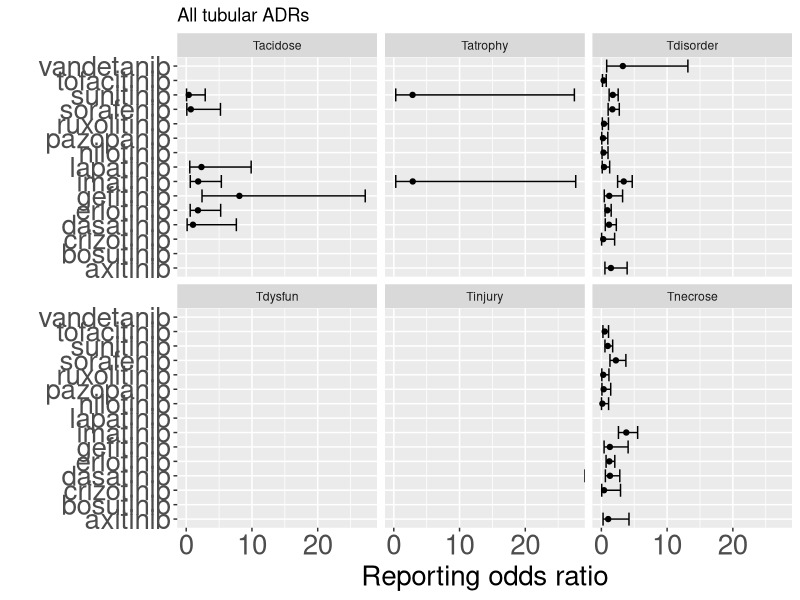
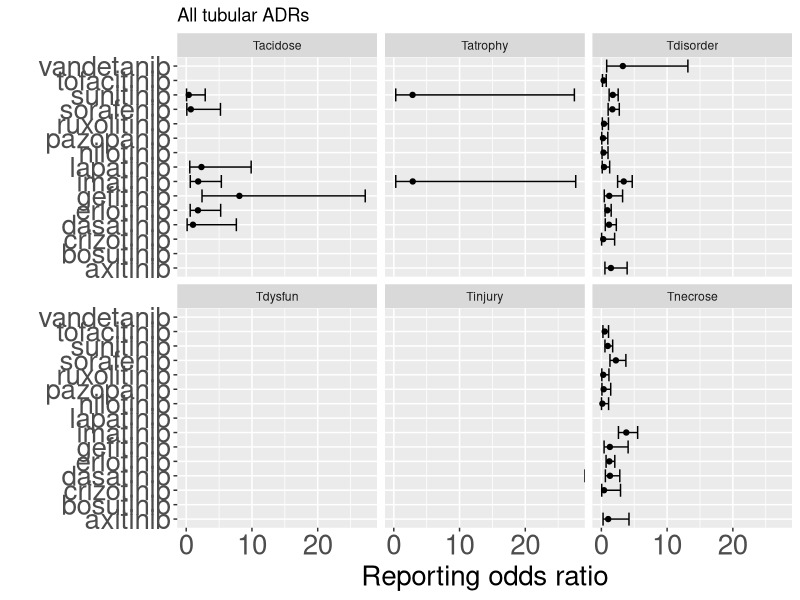
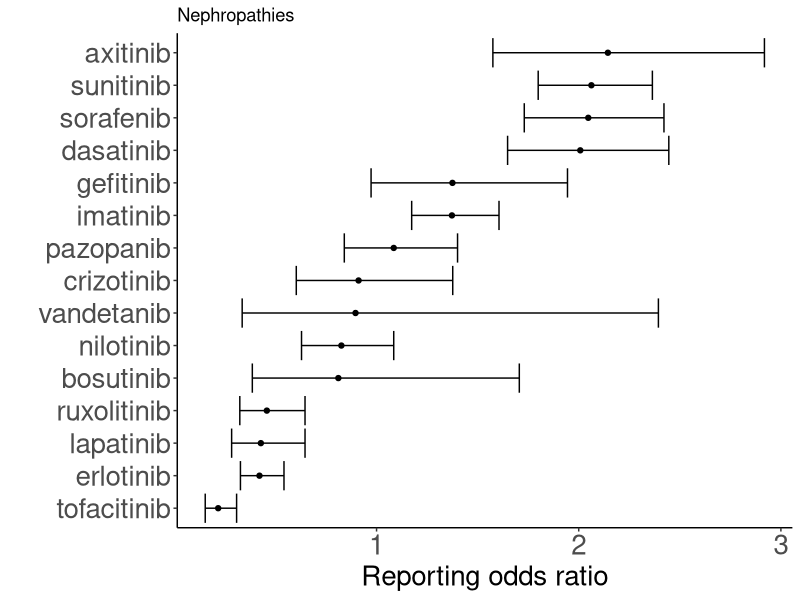
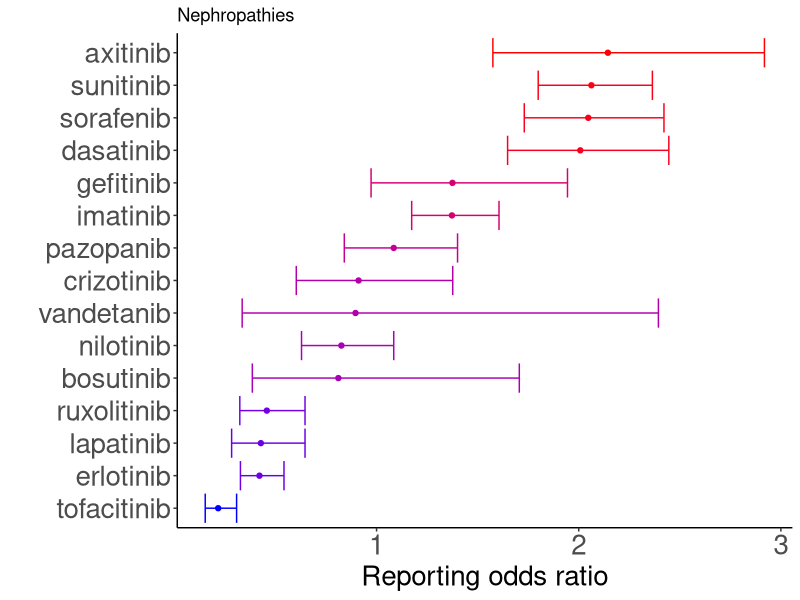
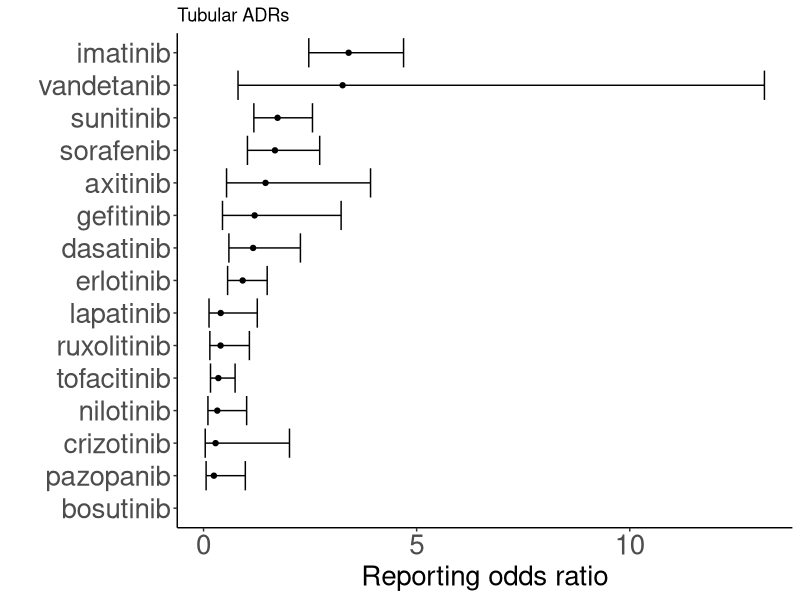
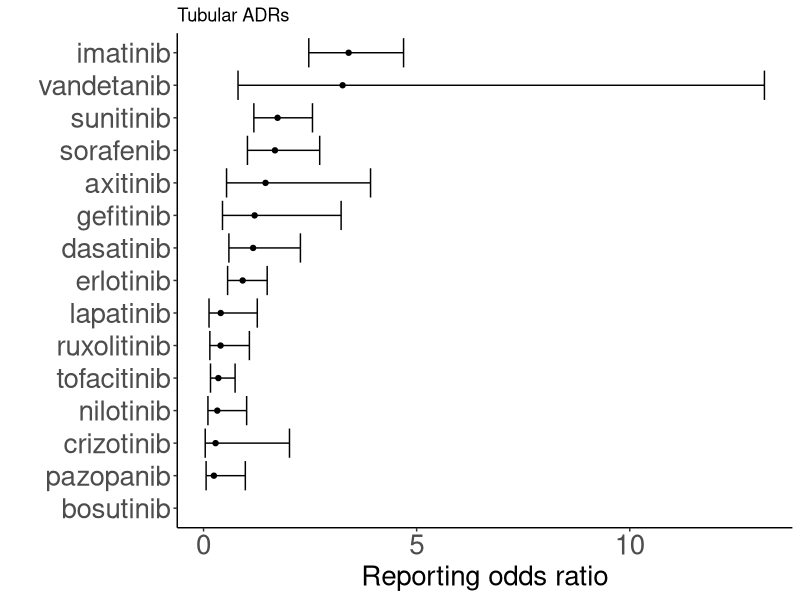
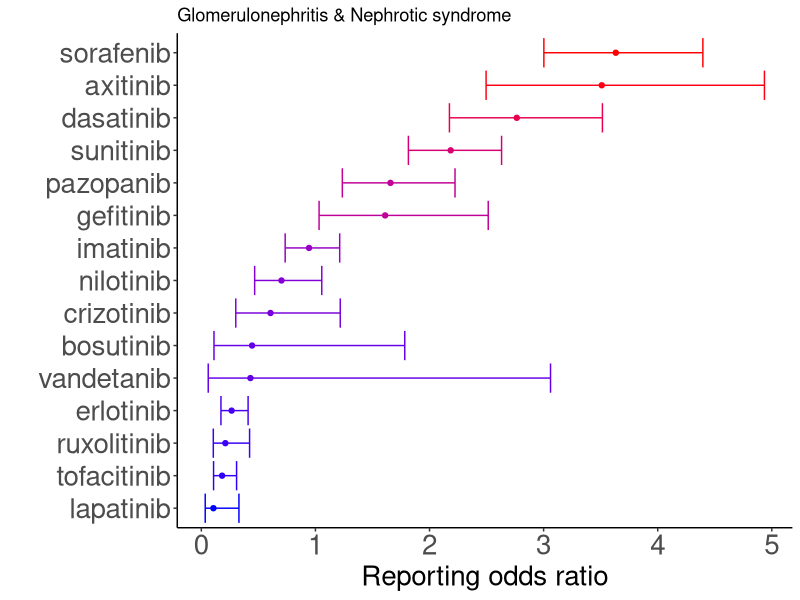
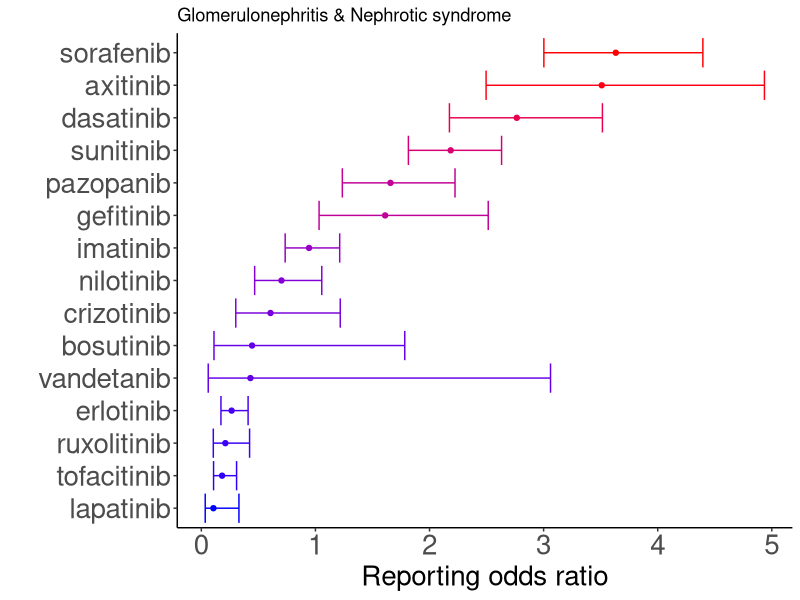

These figures' R source, in order: (Note: this script raises an error after producing the figures.)
######################################################################
# Script for analysis of FAERS dataset for Dasatinib renal toxicity  #
######################################################################

# Import FAERS frequency counts from the AERSMINE resource
dat<-read.table("data/aersMineExploreDataSet_4372 additional renal ADRS.tsv",skip=5,header=TRUE,sep="\t")

# Remove irrelevant columns
dat<-dat[,-grep("FDR|Fishers",names(dat)),]
dat<-dat[,13:24]

# Define renal ADRs of interest and assign to dataset
ADRs<-c("glomnephritisNS",
        "nephropathies",
        "hypertension",
        "RenalDisorderExclNephr",
        "Tdisorder",
        "Tnecrose",
        "Tacidose",
        "Tatrophy",
        "Tdysfun",
        "Tinjury"                       )
names(dat)[3:12]<-ADRs

# Clean up dataset
remComma<-function(x){return(as.numeric(gsub(pattern = "\\,","",x)))}

dat[,3]<-remComma(dat[,3])
dat[,4]<-remComma(dat[,4])
dat[,5]<-remComma(dat[,5])
dat[,6]<-remComma(dat[,6])
dat[,7]<-remComma(dat[,7])
dat[,8]<-remComma(dat[,8])
dat[,9]<-remComma(dat[,9])
dat[,10]<-remComma(dat[,10])
dat[,11]<-remComma(dat[,11])
dat[,12]<-remComma(dat[,12])
dat$Total_Drugs_Reports<-remComma(dat$Total_Drugs_Reports)

# Select kinase inhibitors
drugsOI<-as.character(dat$Drugs[grep("nib",dat$Drugs)])
dat<-dat[dat$Drugs %in% c(drugsOI,"Unique Patients"),]

# Compute RORs.

library(dplyr)

res<-data.frame()
for(tox in ADRs){
  
  for(d in drugsOI){
    
    dycy = dat[dat$Drugs==d,tox]  
    dycn = dat$Total_Drugs_Reports[dat$Drugs==d]   - dycy
    
    if(tox == "glomnephritisNS")        dncy <- sum(dat$glomnephritisNS[dat$Drugs != d & dat$Drugs != "Unique Patients"],na.rm=T) 
    if(tox == "nephropathies")          dncy <- sum(dat$nephropathies[dat$Drugs != d & dat$Drugs != "Unique Patients"],na.rm=T)  
    if(tox == "hypertension")           dncy <- sum(dat$hypertension[dat$Drugs != d & dat$Drugs != "Unique Patients"],na.rm=T) 
    if(tox == "RenalDisorderExclNephr") dncy <- sum(dat$RenalDisorderExclNephr[dat$Drugs != d & dat$Drugs != "Unique Patients"],na.rm=T) 
    if(tox == "Tdisorder")              dncy <- sum(dat$Tdisorder[dat$Drugs != d & dat$Drugs != "Unique Patients"],na.rm=T) 
    if(tox == "Tnecrose")               dncy <- sum(dat$Tnecrose[dat$Drugs != d & dat$Drugs != "Unique Patients"],na.rm=T) 
    if(tox == "Tacidose")               dncy <- sum(dat$Tacidose[dat$Drugs != d & dat$Drugs != "Unique Patients"],na.rm=T) 
    if(tox == "Tatrophy")               dncy <- sum(dat$Tatrophy[dat$Drugs != d & dat$Drugs != "Unique Patients"],na.rm=T) 
    if(tox == "Tdysfun")                dncy <- sum(dat$Tdysfun[dat$Drugs != d & dat$Drugs != "Unique Patients"],na.rm=T) 
    if(tox == "Tinjury")                dncy <- sum(dat$Tinjury[dat$Drugs != d & dat$Drugs != "Unique Patients"],na.rm=T) 
    
    dncn = sum(dat$Total_Drugs_Reports[dat$Drugs != d],na.rm=T) - dncy
    
    orr=(dycy / dycn)/ (dncy / dncn)
    ln_orr<-log(orr)
    SE_ln_orr <- sqrt((1/dycy) + (1/dycn) + (1/dncy) + (1/dncn))
    lnCIup<-ln_orr+1.96 * SE_ln_orr
    lnCIdown<-ln_orr-1.96 * SE_ln_orr
    CIup<-exp(lnCIup)
    CIdown<-exp(lnCIdown)
    
    res<-rbind(res,data.frame(tox=tox,drug=d,ror=orr,CIup=CIup,CIdown=CIdown,dycy=dycy,dycn=dycn))
  }
}

# Define specific KIs of interest
drugsOI<-c("axitinib" ,    "crizotinib" , "dasatinib",   "erlotinib"  ,
           "gefitinib"  ,"imatinib"  ,  "ruxolitinib" ,"lapatinib"  , "nilotinib" ,
           "pazopanib" ,  "sorafenib"  , "sunitinib" ,  "vandetanib"  ,"tofacitinib",
           "bosutinib" )
res$drug<-as.character(res$drug)

# Select from ROR analysis only KIs of interest
res<-res[res$drug %in% drugsOI,]
res$ror[is.infinite(res$ror)]<-NA


# Generate figures
library(ggplot2)

# Figure all tubular
ggplot(data=res[res$tox %in% c( "Tdisorder",
                                "Tnecrose",
                                "Tacidose",
                                "Tatrophy",
                                "Tdysfun",
                                "Tinjury"     ),])+
  geom_point(aes(x=drug,y=ror))+
  geom_errorbar(aes(x=drug,ymin=CIdown,ymax=CIup))+
  ggtitle("All tubular ADRs")+
  ylab("Reporting odds ratio")+xlab("")+
  coord_flip()+facet_wrap(~tox)+
  theme(legend.position="none",
        axis.text = element_text(size=20),
        axis.title = element_text(size=20))
dev.off()

ggplot(data=res[res$tox %in% c( "Tdisorder",
                                "Tnecrose",
                                "Tacidose",
                                "Tatrophy",
                                "Tdysfun",
                                "Tinjury"     ),])+
  geom_point(aes(x=drug,y=ror))+
  geom_errorbar(aes(x=drug,ymin=CIdown,ymax=CIup))+
  ggtitle("All tubular ADRs")+
  ylab("Reporting odds ratio")+xlab("")+
  coord_flip()+facet_wrap(~tox)+
  theme(legend.position="none",
        axis.text = element_text(size=20),
        axis.title = element_text(size=20))
dev.off()


# Nephropathies figure
resNP<-res[res$tox=="nephropathies" ,]
resNP<-resNP[order(resNP$ror),]
resNP$drug<-factor(resNP$drug,levels = unique(resNP$drug))


colors<-data.frame(drug=c("dasatinib","imatinib","nilotinib","vandetanib","erlotinib","bosutinib"),
                   col=c(rgb(maxColorValue = 1, red=.6,green=.1,blue=.0),
                         rgb(maxColorValue = 1, red=.8,green=.4,blue=.7),
                         rgb(maxColorValue = 1, red=.2,green=.5,blue=.4),
                         rgb(maxColorValue = 1, red=.4,green=.5,blue=.2),
                         rgb(maxColorValue = 1, red=.9,green=.6,blue=.3),
                         rgb(maxColorValue = 1, red=.2,green=.4,blue=.6)))
resNP<-merge(resNP,colors,by="drug",all=T)
resNP$col<-as.character(resNP$col)
resNP$col[is.na(resNP$col)]<-rgb(maxColorValue = 1, red=0,green=0,blue=0)




ggplot(data=resNP)+
  geom_point(aes(x=drug,y=ror),col="black")+
  theme_classic()+
  geom_errorbar(aes(x=drug,ymin=CIdown,ymax=CIup),col="black")+
  ggtitle("Nephropathies")+
  ylab("Reporting odds ratio")+xlab("")+
  coord_flip()+
  scale_color_gradient(low="blue", high="red")+
  theme(legend.position="none")+
  theme(legend.position="none",
        axis.text = element_text(size=20),
        axis.title = element_text(size=20))
dev.off()

ggplot(data=resNP)+
  geom_point(aes(x=drug,y=ror,col=ror))+
  theme_classic()+
  geom_errorbar(aes(x=drug,ymin=CIdown,ymax=CIup,col=ror))+
  ggtitle("Nephropathies")+
  ylab("Reporting odds ratio")+xlab("")+
  coord_flip()+
  scale_color_gradient(low="blue", high="red")+
  theme(legend.position="none")+
  theme(legend.position="none",
        axis.text = element_text(size=20),
        axis.title = element_text(size=20))
dev.off()






resTUB<-res[res$tox %in% c("Tdisorder"),]
resTUB<-resTUB[order(resTUB$ror),]
resTUB<-resTUB[c(15,1:14),]
resTUB$drug<-factor(resTUB$drug,levels = unique(resTUB$drug))


ggplot(data=resTUB)+
  geom_point(aes(x=drug,y=ror))+
  theme_classic()+
  geom_errorbar(aes(x=drug,ymin=CIdown,ymax=CIup))+
  ggtitle("Tubular ADRs")+
  ylab("Reporting odds ratio")+xlab("")+
  coord_flip()+
  theme(legend.position="none",
        axis.text = element_text(size=20),
        axis.title = element_text(size=20))
dev.off()

ggplot(data=resTUB)+
  geom_point(aes(x=drug,y=ror))+
  theme_classic()+
  geom_errorbar(aes(x=drug,ymin=CIdown,ymax=CIup))+
  ggtitle("Tubular ADRs")+
  ylab("Reporting odds ratio")+xlab("")+
  coord_flip()+
  theme(legend.position="none",
        axis.text = element_text(size=20),
        axis.title = element_text(size=20))
dev.off()


# Figure GN
resGN<-res[res$tox=="glomnephritisNS" ,]
resGN<-resGN[order(resGN$ror),]
resGN$drug<-factor(resGN$drug,levels = unique(resGN$drug))

ggplot(data=resGN)+
  geom_point(aes(x=drug,y=ror,col=ror))+
  theme_classic()+
  geom_errorbar(aes(x=drug,ymin=CIdown,ymax=CIup,col=ror))+
  ggtitle("Glomerulonephritis & Nephrotic syndrome ")+
  ylab("Reporting odds ratio")+xlab("")+
  scale_color_gradient(low="blue", high="red")+
  coord_flip()+
  theme(legend.position="none",
        axis.text = element_text(size=20),
        axis.title = element_text(size=20))
dev.off()

ggplot(data=resGN)+
  geom_point(aes(x=drug,y=ror,col=ror))+
  theme_classic()+
  geom_errorbar(aes(x=drug,ymin=CIdown,ymax=CIup,col=ror))+
  ggtitle("Glomerulonephritis & Nephrotic syndrome ")+
  ylab("Reporting odds ratio")+xlab("")+
  scale_color_gradient(low="blue", high="red")+
  coord_flip()+
  theme(legend.position="none",
        axis.text = element_text(size=20),
        axis.title = element_text(size=20))
dev.off()


### Figure GN vs HT
resGN<-res[res$tox%in%c("glomnephritisNS") ,-c(1,6,7)]
names(resGN)[2:4]<-c("ROR_GN","CIup_GN","CIdown_GN")

resHT<-res[res$tox%in%c("hypertension") ,-c(1,6,7)]
names(resHT)[2:4]<-c("ROR_HT","CIup_HT","CIdown_HT")

resGNHT<-cbind(resHT,resGN)
resGNHT[,5]<-NULL

library(ggrepel)



ggplot(resGNHT,aes(x=ROR_HT,y=ROR_GN))+
  geom_errorbar(aes(x=ROR_HT,ymin=CIdown_GN,ymax=CIup_GN),col="grey",alpha=.5)+
  geom_errorbarh(aes(y=ROR_GN,xmin=CIdown_HT,xmax=CIup_HT),col="grey",alpha=.5)+
  geom_point(aes(col=drug))+
  geom_text_repel(aes(label=drug,col=drug),nudge_y=.05,nudge_x=.05,size=6)+
  theme_classic()+
  #coord_cartesian(ylim=c(0,1))+
  xlab("Hypertension ROR")+ylab("Glomerulonephritis & Nephrotic syndrome ROR")+
  theme(legend.position="none",
        axis.text = element_text(size=20),
        axis.title = element_text(size=20))
dev.off()

colors<-data.frame(drug=c("dasatinib","imatinib","nilotinib","vandetanib","erlotinib","bosutinib"),
                   col=c(rgb(maxColorValue = 1, red=.6,green=.1,blue=.0),
                         rgb(maxColorValue = 1, red=.8,green=.4,blue=.7),
                         rgb(maxColorValue = 1, red=.2,green=.5,blue=.4),
                         rgb(maxColorValue = 1, red=.4,green=.5,blue=.2),
                         rgb(maxColorValue = 1, red=.9,green=.6,blue=.3),
                         rgb(maxColorValue = 1, red=.2,green=.4,blue=.6)))
resGNHT2<-merge(resGNHT,colors,by="drug",all=T)
resGNHT2$col<-as.character(resGNHT2$col)
resGNHT2$col[is.na(resGNHT2$col)]<-rgb(maxColorValue = 1, red=0,green=0,blue=0)

ggplot(resGNHT2,aes(x=ROR_HT,y=ROR_GN))+
  geom_errorbar(aes(x=ROR_HT,ymin=CIdown_GN,ymax=CIup_GN),col="grey",alpha=.5)+
  geom_errorbarh(aes(y=ROR_GN,xmin=CIdown_HT,xmax=CIup_HT),col="grey",alpha=.5)+
  geom_point(aes(col=drug))+
  geom_text_repel(aes(label=drug),nudge_y=.05,nudge_x=.05,size=6,col=resGNHT2$col)+
  theme_classic()+
  scale_color_manual(values=resGNHT2$col) +
  #coord_cartesian(ylim=c(0,1))+
  xlab("Hypertension ROR")+ylab("Glomerulonephritis & Nephrotic syndrome ROR")+
  theme(legend.position="none",
        axis.text = element_text(size=20),
        axis.title = element_text(size=20))
dev.off()

ggplot(resGNHT2,aes(x=ROR_HT,y=ROR_GN))+
  geom_errorbar(aes(x=ROR_HT,ymin=CIdown_GN,ymax=CIup_GN),col="grey",alpha=.5)+
  geom_errorbarh(aes(y=ROR_GN,xmin=CIdown_HT,xmax=CIup_HT),col="grey",alpha=.5)+
  geom_point(aes(col=drug))+
  geom_text_repel(aes(label=drug),nudge_y=.05,nudge_x=.05,size=6,col=resGNHT2$col)+
  theme_classic()+
  scale_color_manual(values=resGNHT2$col) +
  #coord_cartesian(ylim=c(0,1))+
  xlab("Hypertension ROR")+ylab("Glomerulonephritis & Nephrotic syndrome ROR")+
  theme(legend.position="none",
        axis.text = element_text(size=20),
        axis.title = element_text(size=20))
dev.off()





# Tubular vs NP
resTD<-res[res$tox=="Tdisorder",]

resNP<-res[res$tox=="nephropathies" ,]
resNP<-resNP[order(resNP$ror),]
resNP$drug<-factor(resNP$drug,levels = unique(resNP$drug))

resTDNP<-merge(resTD,resNP,by="drug")
names(resTDNP)[3]<-"rorTubDis"
names(resTDNP)[4]<-"ciupTubDis"
names(resTDNP)[5]<-"cidownTubDis"

names(resTDNP)[9]<-"rorNP"
names(resTDNP)[10]<-"ciupNP"
names(resTDNP)[11]<-"cidownNP"

ggplot(resTDNP,aes(x=rorTubDis,y=rorNP))+
  geom_errorbar(aes(x=rorTubDis,ymin=cidownNP,ymax=ciupNP),col="grey",alpha=.5)+
  geom_errorbarh(aes(y=rorNP,xmin=cidownTubDis,xmax=ciupTubDis),col="grey",alpha=.5)+
  geom_point(aes(col=drug))+
  geom_text_repel(aes(label=drug,col=drug),nudge_y=.05,nudge_x=.05,size=4)+
  theme_classic()+
  coord_cartesian(xlim=c(0,4))+
  xlab("Nephropathies ROR")+ylab("TubDis & Nephropathies ROR")+
  theme(legend.position="none",
        axis.text = element_text(size=20),
        axis.title = element_text(size=20))

# Write numbers to tables
write.csv(x=resGN,file="figures_paper_submission2/table_GlomNep.csv",quote=F,row.names = F)
write.csv(x=resNP,file="figures_paper_submission2/table_Nephropath.csv",quote=F,row.names = F)
write.csv(x=resTD,file="figures_paper_submission2/table_TubularDysfun.csv",quote=F,row.names = F)




